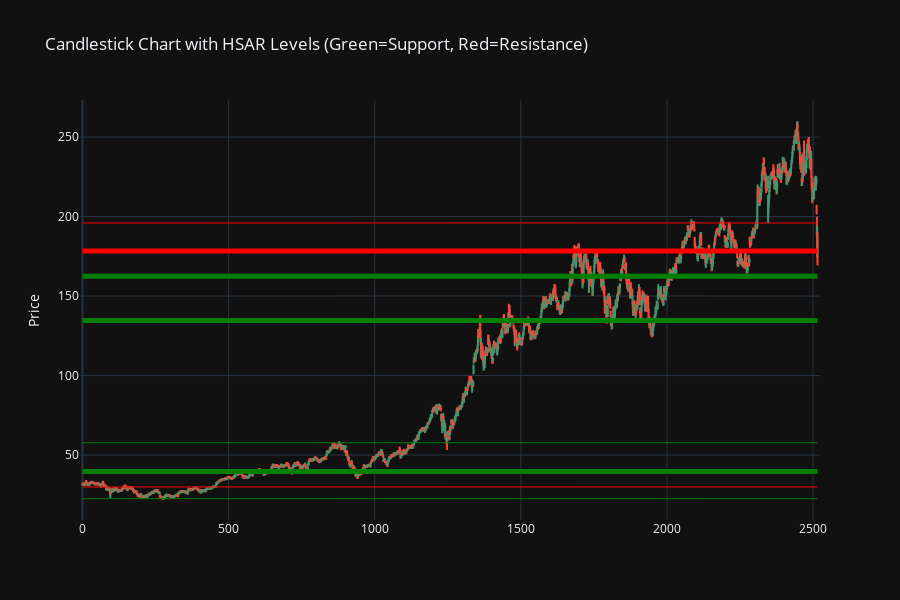

Here is the notebook cell this chart was saved with:
### Markdown cell above
# SUPPORT RESISTANCES

### Code cell
df = pd.read_csv("aapl.csv")
df['Date'] = pd.to_datetime(df['Date'], format="mixed")

plot_HSAR_levels(df)

### Figure 1 — Plotly figure (JSON) as saved in the notebook; plotly's stock layout.template omitted (floating-point values rounded to 4 significant figures; data arrays with more than 128 entries replaced by an {"elided": "..."} marker saying what was removed)
{"data": [{"close": {"elided": "2516 float values"}, "high": {"elided": "2516 float values"}, "low": {"elided": "2516 float values"}, "name": "OHLC", "open": {"elided": "2516 float values"}, "type": "candlestick", "x": {"elided": "2516 int values"}}], "layout": {"height": 600, "shapes": [{"line": {"color": "green", "width": 1}, "type": "line", "x0": 0, "x1": 2515, "y0": 22.57, "y1": 22.57}, {"line": {"color": "red", "width": 1}, "type": "line", "x0": 0, "x1": 2515, "y0": 29.92, "y1": 29.92}, {"line": {"color": "green", "width": 5}, "type": "line", "x0": 0, "x1": 2515, "y0": 39.66, "y1": 39.66}, {"line": {"color": "green", "width": 1}, "type": "line", "x0": 0, "x1": 2515, "y0": 57.76, "y1": 57.76}, {"line": {"color": "green", "width": 5}, "type": "line", "x0": 0, "x1": 2515, "y0": 134.6, "y1": 134.6}, {"line": {"color": "green", "width": 5}, "type": "line", "x0": 0, "x1": 2515, "y0": 162.4, "y1": 162.4}, {"line": {"color": "red", "width": 5}, "type": "line", "x0": 0, "x1": 2515, "y0": 178.4, "y1": 178.4}, {"line": {"color": "red", "width": 1}, "type": "line", "x0": 0, "x1": 2515, "y0": 196.0, "y1": 196.0}], "title": {"text": "Candlestick Chart with HSAR Levels (Green=Support, Red=Resistance)"}, "xaxis": {"rangeslider": {"visible": false}}, "yaxis": {"title": {"text": "Price"}}}}
